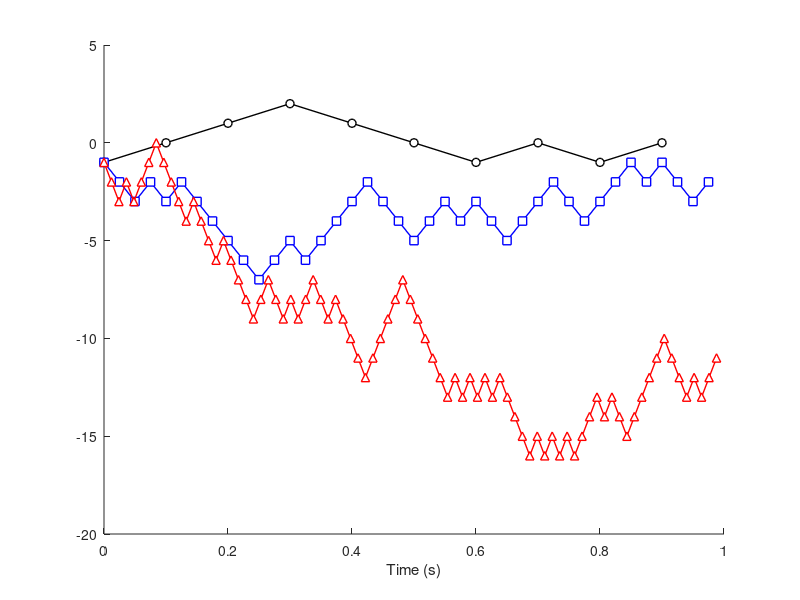

Recreate this plot in MATLAB. (Note: this script raises an error after producing the figure.)
%% Resampling, interpolating, extrapolating
% Strategies for multirate signals
%% Create multichannel signal with multiple sampling rates
% Initialize signals, time vectors, and sampling rates
% note: hard-coded to three signals
[fs,timez,signals] = deal( cell(3,1) );

% Sampling rates in Hz
fs{1} = 10;
fs{2} = 40;
fs{3} = 83;

% Create signals
for si=1:3
    % Create signal
    signals{si} = cumsum( sign(randn(fs{si},1)) );
    
    % Create time vector
    timez{si} = (0:fs{si}-1)/fs{si};
end

% Plot all signals
figure(1), clf, hold on

color = 'kbr';
shape = 'os^';
for si=1:3
    plot(timez{si},signals{si},[ color(si) shape(si) '-' ],'linew',1,'markerfacecolor','w','markersize',6)
end
axlims = axis;
xlabel('Time (s)')

%% Upsample to fastest frequency
% In Hz
[newSrate,whichIsFastest] = max(cell2mat(fs));

% Need to round in case it's not exact
newNpnts = round( length(signals{whichIsFastest}) * (newSrate/fs{whichIsFastest}) );

% New time vector after upsampling
newTime = (0:newNpnts-1) / newSrate;

%% Continue on to interpolation
% Initialize (as matrix!)
newsignals = zeros(length(fs),length(newTime));

for si=1:length(fs)
    % Define interpolation object
    F = griddedInterpolant(timez{si},signals{si},'spline');
    
    % Query that object at requested time points
    newsignals(si,:) = F(newTime);
end

%% Plot for comparison
% Plot all signals
figure(2), clf, hold on

for si=1:3
    plot(newTime,newsignals(si,:),[ color(si) shape(si) '-' ],'linew',1,'markerfacecolor','w','markersize',6)
end

% Set axis limits to match figure 1
axis(axlims)

for si=1:3
    plot(newTime,newsignals(si,:),[ color(si) shape(si) '-' ],'linew',1,'markerfacecolor','w','markersize',6)
end

% Set axis limits to match figure 1
axis(axlims)

%% end.